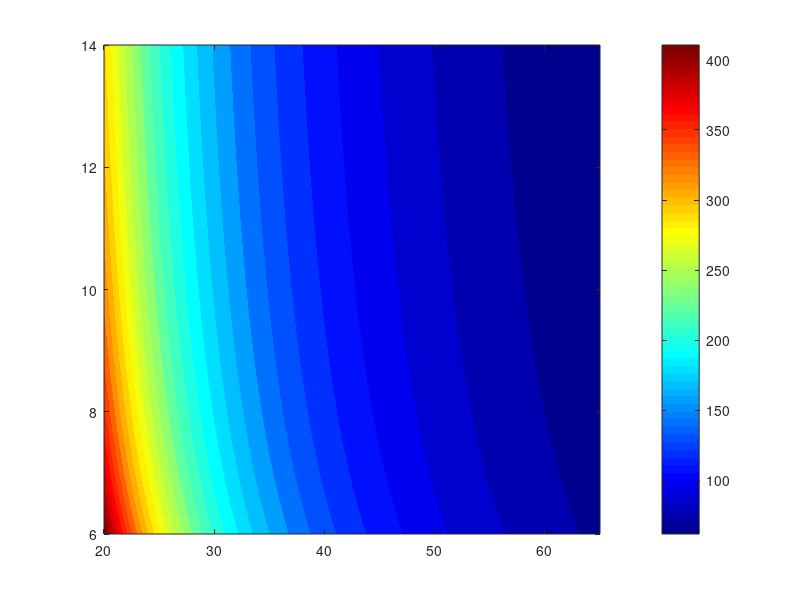

The MATLAB script that drew this image: (Note: this script raises an error after producing the figure.)
%% TakeoffDist.m
%{
Takeoff distance trade study for Arctic STOL aircraft.
Generates a contour heatmap of total takeoff distance as a function of
wing area (S) and aspect ratio (AR).

Takeoff distance is broken into two phases:
    d_To = d_Lo + d_climb

    d_Lo    : Ground roll from rest to liftoff speed V_Lo = 1.2*V_stall.
              Uses the Anderson energy method (factor 1.44).
              Thrust is derived from shaft power at V_avg = 0.7*V_Lo, so
              T_A varies at every (AR, S) cell as V_Lo changes with S.
              Ground-effect reduction on induced drag (Raymer eq. 12.6).

    d_climb : Linearised constant-speed climb from liftoff to 50 ft obstacle
              clearance. Based on the excess-thrust rate-of-climb method.

CD0 in takeoff configuration is built up from:
    CD0_takeoff = CD0_clean + CD0_flaps
    CD0_flaps   = 0.0023 * flapSpanFraction * flapDeflection_deg

Method references:
    Anderson, "Introduction to Flight", Ch. 6 (Takeoff Performance)
    Raymer,   "Aircraft Design: A Conceptual Approach", Ch. 12 & 17

ITERATION NOTE:
    W_To, SHP, CD0_clean, and CL_max_TO are estimates at this stage.
    Re-run this script every weight loop iteration as these values converge.
%}

clear; clc;

%% ============================================================
%%  SECTION 1 — USER INPUTS  (update every design iteration)
%% ============================================================

% --- Weight ---
W_To = 40000;   % Max takeoff gross weight [N]
                 % Update each iteration as weight estimate refines

% --- Powerplant ---
% Shaft horsepower is the primary engine sizing input for a turboprop.
% Converting to available propulsive power via propeller efficiency eta_prop.
SHP      = 1050;   % Total shaft horsepower, BOTH engines [hp]
                    % e.g. 2x PT6A-27 (~620 SHP each) → 1240 SHP
                    %      2x PT6A-20 (~578 SHP each) → 1156 SHP
                    % Refine after engine selection.
eta_prop = 0.80;   % Propeller efficiency during ground roll / initial climb
                    % 0.80 is a reasonable mid-range value for a fixed-pitch
                    % or coarse-pitch setting during the takeoff roll.
                    % Fine-pitch / variable-pitch props may reach 0.85 at V_Lo.

% Convert SHP to available shaft power [W], then to propulsive power [W]
P_shaft = SHP * 745.7;          % shaft power [W]  (1 hp = 745.7 W exactly)
P_A     = eta_prop * P_shaft;   % available propulsive power [W]
% NOTE: T_A = P_A / V is computed INSIDE the sweep loop because V_avg changes
% with S (via V_stall → V_Lo → V_avg = 0.7*V_Lo). This is the key difference
% from TradestudyTakeoff_S_AR.m, which used a fixed T_A for all cells.

% --- Drag: clean configuration ---
CD0_clean = 0.027;   % Parasite drag coefficient in clean (cruise) config [--]
                      % Typical for this aircraft class: 0.025–0.035.
                      % Refine after drag buildup (see Appendix A).

% --- Drag: flap contribution ---
% Empirical formula for flap parasite drag increment:
%   CD0_flaps = 0.0023 * (flapSpanFraction) * (flapDeflection_deg)
% Source: Raymer, "Aircraft Design: A Conceptual Approach", flap drag tables.
% This is a first-order estimate; a full drag polar (from Appendix A) will
% be more accurate once flap chord and hinge geometry are defined.
flapSpanFraction   = 0.80;   % Fraction of half-span covered by flaps [--]
                               % 0.80 means flaps extend over 80% of semi-span
flapDeflection_deg = 30;     % Flap deflection angle for takeoff setting [deg]
                               % Typical takeoff: 15–30 deg (partial flap)
                               % Do NOT use full landing deflection here
CD0_flaps   = 0.0023 * flapSpanFraction * flapDeflection_deg;   % [--]
CD0_takeoff = CD0_clean + CD0_flaps;   % Total parasite drag at takeoff [--]

% --- Lift: takeoff configuration ---
% CL_max_takeoff uses a 80% margin on the airfoil/flap CLmax per RFP §4.3.
% The base value 3.2 assumes an aggressive high-lift airfoil + Fowler flaps;
% update once airfoil selection is finalised.
CL_max_TO = 3.2 * 0.80;   % Aircraft CL_max in takeoff config [--] = 2.56

% --- Aerodynamic efficiency ---
e = 0.9;   % Oswald efficiency factor [--]
            % 0.9 for clean config per RFP; reduce to 0.8 if wing stores added

% --- Wing height above ground (ground-effect correction) ---
% Raymer eq. 12.6: phi → 0 deep in ground effect (low wing height relative to span)
%                  phi → 1 out of ground effect (high wing)
% High-wing STOL configuration assumed.
h_wing = 3.0;   % Wing height above ground [m] — update from CAD geometry

% --- Rolling friction ---
% ⚠️  DESIGN PHILOSOPHY WARNING:
%     mu_r = 0.1 is used here as requested. Note that TakeoffDistance.m and
%     the constraint analysis (CA_TWvsWS_To_Land.m) both use mu_r = 0.40 for
%     gravel. Published values for gravel/unprepared surfaces are typically
%     0.04–0.10 (hard-packed) to 0.3–0.5 (soft/loose gravel).
%     mu_r = 0.4 in the other scripts appears excessively high for a hard-packed
%     gravel strip (more representative of soft sand or turf) and likely
%     over-penalises the ground roll.
%     mu_r = 0.1 (hard-packed gravel/compacted dirt) is more consistent with
%     published data for Arctic gravel strips (e.g., USAF AFSC runway friction
%     data for compacted gravel: mu_r ≈ 0.05–0.12).
%     RECOMMENDATION: resolve this discrepancy between scripts before finalising
%     the constraint analysis — it will significantly shift feasible region boundaries.
mu_r = 0.1;   % Rolling friction coefficient (hard-packed gravel, takeoff roll) [--]

% --- Heatmap sweep ranges ---
AR_range = linspace(6,  14, 80);   % Aspect ratio sweep [--]
S_range  = linspace(20, 65, 80);   % Wing reference area [m^2]

%% ============================================================
%%  SECTION 2 — DERIVED PARAMETERS AND CONSOLE HEADER
%% ============================================================

g     = 9.81;    % gravitational acceleration [m/s^2]
rho   = 1.225;   % sea-level ISA air density [kg/m^3]
h_obs = 15.24;   % 50 ft obstacle in metres [m]

d_To_req  = 152.4;   % 500 ft field-length requirement [m]
d_To_marg = 152.4 * 0.90;   % 10% design margin target (= 137.2 m) [m]

fprintf('=== TakeoffDist.m — Parameter Summary ===\n')
fprintf('  W_To          : %6.0f N  (%.0f kg)\n',   W_To, W_To/g)
fprintf('  SHP (total)   : %6.0f hp  →  P_shaft = %.1f kW\n', SHP, P_shaft/1e3)
fprintf('  eta_prop      : %.2f  →  P_A = %.1f kW\n', eta_prop, P_A/1e3)
fprintf('  CD0_clean     : %.4f\n', CD0_clean)
fprintf('  flapSpan%%     : %.0f%%\n', flapSpanFraction*100)
fprintf('  flapDeflect   : %.0f deg\n', flapDeflection_deg)
fprintf('  CD0_flaps     : %.4f  (= 0.0023 × %.2f × %.0f)\n', ...
    CD0_flaps, flapSpanFraction, flapDeflection_deg)
fprintf('  CD0_takeoff   : %.4f  (clean + flaps)\n', CD0_takeoff)
fprintf('  CL_max_TO     : %.3f  (= 3.2 × 0.80)\n', CL_max_TO)
fprintf('  e             : %.2f\n', e)
fprintf('  h_wing        : %.1f m\n', h_wing)
fprintf('  mu_r          : %.2f  (hard-packed gravel)\n', mu_r)
fprintf('  d_req         : %.1f m  (500 ft)\n', d_To_req)
fprintf('  d_margin      : %.1f m  (~10%% margin)\n\n', d_To_marg)

%% ============================================================
%%  SECTION 3 — TAKEOFF DISTANCE SWEEP  (AR x S double loop)
%% ============================================================

d_To_map    = zeros(length(AR_range), length(S_range));
d_Lo_map    = zeros(length(AR_range), length(S_range));    % component breakout
d_climb_map = zeros(length(AR_range), length(S_range));    % component breakout
T_A_map     = zeros(length(AR_range), length(S_range));    % available thrust map

for i = 1:length(AR_range)
    for j = 1:length(S_range)

        AR = AR_range(i);
        S  = S_range(j);

        % Wing span and induced drag factor
        b = sqrt(AR * S);            % wing span [m]
        k = 1 / (pi * AR * e);      % induced drag factor [--]

        % ---- GROUND-EFFECT CORRECTION ----
        % Raymer eq. 12.6: reduces induced drag while wing is near the ground.
        % phi → 0 means large ground-effect benefit (low h_wing / large span)
        % phi → 1 means no ground effect (high wing or long span)
        phi = (16*h_wing/b)^2 / ((16*h_wing/b)^2 + 1);   % [--]

        % ---- CHARACTERISTIC SPEEDS ----
        % Stall speed at takeoff weight, sea-level, full-flap CL_max
        V_stall = sqrt(2*W_To / (rho*S*CL_max_TO));   % [m/s]

        % Liftoff speed per FAR Part 23: V_Lo = 1.2 * V_stall
        V_Lo = 1.2 * V_stall;   % [m/s]

        % Average ground roll speed (energy method): V_avg = 0.7 * V_Lo
        % This is the speed at which all average forces are evaluated
        V_avg = 0.7 * V_Lo;   % [m/s]

        % ---- AVAILABLE THRUST (speed-dependent) ----
        % For a constant-power turboprop: T = P_A / V
        % Thrust is evaluated at V_avg because that is the representative
        % speed over the entire ground roll (energy method assumption).
        % IMPORTANT: This T_A will be different for every (AR, S) cell
        % because V_Lo (and thus V_avg) changes with S through V_stall.
        % Larger S → lower V_stall → lower V_avg → higher T_A.
        % This captures the physical behaviour of a constant-power engine:
        % it produces more thrust at lower speeds, benefiting larger wings.
        T_A = P_A / V_avg;   % available thrust at V_avg [N]

        % ---- DYNAMIC PRESSURES ----
        q_avg = 0.5 * rho * V_avg^2;   % at average ground roll speed [Pa]
        q_Lo  = 0.5 * rho * V_Lo^2;   % at liftoff speed [Pa]

        % ---- AERODYNAMIC FORCES DURING GROUND ROLL ----
        % Lift at V_avg — reduces normal force and therefore rolling friction
        L_avg = q_avg * S * CL_max_TO;   % [N]

        % Drag at V_avg — includes ground-effect correction (phi) on induced drag
        % phi < 1 reduces k_eff → lower induced drag in ground effect → less drag
        D_gnd = q_avg*S*CD0_takeoff + phi*k*W_To^2/(q_avg*S);   % [N]

        % ---- NET GROUND ROLL FORCE ----
        % Net propulsive force: thrust minus aero drag minus rolling friction.
        % Rolling friction acts on the effective normal force (W - L), which
        % decreases as lift builds — the benefit of high CL_max on takeoff.
        F_net = T_A - D_gnd - mu_r*(W_To - L_avg);   % [N]

        if F_net <= 0
            % Cannot accelerate to V_Lo — cell is infeasible (underpowered /
            % too small a wing for this weight and rolling friction)
            d_To_map(i,j)    = Inf;
            d_Lo_map(i,j)    = Inf;
            d_climb_map(i,j) = Inf;
            T_A_map(i,j)     = T_A;
            continue   % skip to next cell
        end

        % ---- GROUND ROLL DISTANCE (Anderson energy method) ----
        % d_Lo = 1.44 * W^2 / (rho * g * S * CL_max * F_net_avg)
        % Factor 1.44 accounts for the integral from V=0 to V=V_Lo,
        % assuming F_net is approximately constant at its V_avg value.
        d_Lo = (1.44 * W_To^2) / (rho * g * S * CL_max_TO * F_net);   % [m]

        % ---- AERODYNAMIC FORCES AT LIFTOFF (for climb segment) ----
        % Ground effect is neglected at liftoff (conservative — more drag,
        % less climb performance). Thrust re-evaluated at V_Lo for the climb.
        T_A_Lo   = P_A / V_Lo;                                        % thrust at V_Lo [N]
        D_Lo     = q_Lo*S*CD0_takeoff + k*W_To^2/(q_Lo*S);           % drag at V_Lo [N]
        T_excess = T_A_Lo - D_Lo;                                     % excess thrust [N]

        if T_excess <= 0
            % Insufficient excess thrust to sustain climb at V_Lo
            d_To_map(i,j)    = Inf;
            d_Lo_map(i,j)    = d_Lo;
            d_climb_map(i,j) = Inf;
            T_A_map(i,j)     = T_A;
            continue
        end

        % ---- CLIMB DISTANCE TO CLEAR 50 FT OBSTACLE ----
        % Rate of climb from excess-thrust method at V_Lo:
        %   ROC = V_Lo * T_excess / W_To
        % Horizontal distance to climb h_obs at constant V_Lo:
        %   d_climb = h_obs * V_Lo / ROC = h_obs * W_To / T_excess
        ROC     = V_Lo * T_excess / W_To;   % rate of climb [m/s]
        d_climb = h_obs * V_Lo / ROC;       % obstacle clearance distance [m]

        % ---- TOTAL TAKEOFF FIELD LENGTH ----
        d_To_map(i,j)    = d_Lo + d_climb;
        d_Lo_map(i,j)    = d_Lo;
        d_climb_map(i,j) = d_climb;
        T_A_map(i,j)     = T_A;   % store for diagnostics

    end
end

%% ============================================================
%%  SECTION 4 — HEATMAP PLOT
%% ============================================================

% Cap Inf values for colour scaling — cells above d_cap are infeasible
d_cap  = 600;
d_plot = min(d_To_map, d_cap);

[S_grid, AR_grid] = meshgrid(S_range, AR_range);

figure('Name', 'Takeoff Distance Heatmap', 'Position', [100 100 900 650]);

% Filled colour field — use contourf to match LandingDist.m style
contourf(S_grid, AR_grid, d_plot, 30, 'LineColor', 'none');
colormap(jet);
cb = colorbar;
cb.Label.String = 'Takeoff Distance  d_{TO}  [m]';
cb.FontSize = 11;
clim([50 200]);   % fix colour axis: 0 m (blue) to 200 m (red); cells above 200 m saturate red
hold on;

% Labelled contour lines for readability
[C_all, h_all] = contour(S_grid, AR_grid, d_To_map, 10, ...
    'LineColor', [0.15 0.15 0.15], 'LineWidth', 0.7);
clabel(C_all, h_all, 'FontSize', 8, 'Color', [0.1 0.1 0.1]);

% 500 ft (152.4 m) requirement boundary — primary design constraint
[C_req, h_req] = contour(S_grid, AR_grid, d_To_map, ...
    [d_To_req d_To_req], 'r-', 'LineWidth', 2.5);
clabel(C_req, h_req, 'FontSize', 10, 'Color', 'r', ...
    'FontWeight', 'bold', 'LabelSpacing', 300);

% 10% design margin contour in white dashed
[C_marg, h_marg] = contour(S_grid, AR_grid, d_To_map, ...
    [d_To_marg d_To_marg], 'w--', 'LineWidth', 1.8);
clabel(C_marg, h_marg, 'FontSize', 9, 'Color', 'w', 'LabelSpacing', 300);

xlabel('Wing Reference Area,  S  [m^2]', 'FontSize', 12);
ylabel('Aspect Ratio,  AR',              'FontSize', 12);
title({sprintf('Takeoff Distance [m]  |  W_{TO} = %.1f kN,  P_A = %.0f kW  (%.0f SHP × \\eta_{prop}=%.2f)', ...
        W_To/1e3, P_A/1e3, SHP, eta_prop), ...
       sprintf('CL_{max,TO} = %.3f  (3.2×0.80),  CD0_{TO} = %.4f  (clean %.4f + flap %.4f),  \\mu_r = %.2f', ...
        CL_max_TO, CD0_takeoff, CD0_clean, CD0_flaps, mu_r)}, ...
    'FontSize', 10);

h_r = plot(NaN, NaN, 'r-',  'LineWidth', 2.5);
h_m = plot(NaN, NaN, 'w--', 'LineWidth', 1.8);
legend([h_r, h_m], ...
    {sprintf('500 ft limit  (%.1f m)', d_To_req), ...
     sprintf('10%% margin target  (%.0f m)', d_To_marg)}, ...
    'Location', 'northeast', 'FontSize', 10);

annotation('textbox', [0.12 0.01 0.78 0.035], ...
    'String', ['NOTE: W_{TO}, SHP, CD0, CL_{max} are preliminary estimates. ' ...
               'Re-run after each weight loop iteration and engine selection.'], ...
    'FontSize', 8, 'EdgeColor', 'none', 'HorizontalAlignment', 'center', ...
    'Color', [0.35 0.35 0.35]);

hold off;

%% ============================================================
%%  SECTION 5 — PRINTED SUMMARY
%% ============================================================

fprintf('=== Takeoff Distance Results ===\n')
fprintf('  500 ft requirement    : <= %.1f m\n',  d_To_req)
fprintf('  10%% margin target     : <= %.1f m\n', d_To_marg)

% Filter out Inf before computing min
feasible_vals = d_To_map(isfinite(d_To_map));
if ~isempty(feasible_vals)
    fprintf('  Min distance (sweep)  : %.1f m  (%.0f ft)\n', ...
        min(feasible_vals), min(feasible_vals)/0.3048)
    fprintf('  Max finite distance   : %.1f m  (%.0f ft)\n', ...
        max(feasible_vals), max(feasible_vals)/0.3048)
    n_pass = nnz(d_To_map(:) <= d_To_req);
    n_tot  = numel(d_To_map);
    fprintf('  Feasible cells        : %d / %d  (%.0f%%)\n\n', ...
        n_pass, n_tot, 100*n_pass/n_tot)
else
    fprintf('  WARNING: No feasible cells found. Check SHP and W_To.\n\n')
end

% Mid-range sample point — component breakdown printed to command window
AR_s = AR_range(round(end/2));
S_s  = S_range(round(end/2));
b_s  = sqrt(AR_s * S_s);
k_s  = 1/(pi*AR_s*e);
phi_s = (16*h_wing/b_s)^2 / ((16*h_wing/b_s)^2 + 1);
Vs_s  = sqrt(2*W_To/(rho*S_s*CL_max_TO));
VLo_s = 1.2*Vs_s;
Vav_s = 0.7*VLo_s;
TA_s  = P_A/Vav_s;
qav_s = 0.5*rho*Vav_s^2;
qLo_s = 0.5*rho*VLo_s^2;
La_s  = qav_s*S_s*CL_max_TO;
Dg_s  = qav_s*S_s*CD0_takeoff + phi_s*k_s*W_To^2/(qav_s*S_s);
Fn_s  = TA_s - Dg_s - mu_r*(W_To - La_s);
TALo_s = P_A/VLo_s;
DLo_s  = qLo_s*S_s*CD0_takeoff + k_s*W_To^2/(qLo_s*S_s);
Tex_s  = TALo_s - DLo_s;

fprintf('  --- Sample point: AR = %.1f, S = %.1f m^2 ---\n', AR_s, S_s)
fprintf('  b             = %.2f m\n',      b_s)
fprintf('  phi (GE)      = %.4f\n',        phi_s)
fprintf('  V_stall       = %.2f m/s  (%.1f kts)\n', Vs_s,  Vs_s/0.5144)
fprintf('  V_Lo          = %.2f m/s  (%.1f kts)\n', VLo_s, VLo_s/0.5144)
fprintf('  V_avg         = %.2f m/s  (%.1f kts)\n', Vav_s, Vav_s/0.5144)
fprintf('  T_A (V_avg)   = %.1f N  (%.2f kN)\n',   TA_s,  TA_s/1e3)
fprintf('  T_A (V_Lo)    = %.1f N  (%.2f kN)\n',   TALo_s,TALo_s/1e3)
fprintf('  F_net (avg)   = %.1f N\n', Fn_s)
if Fn_s > 0
    dLo_s   = 1.44*W_To^2/(rho*g*S_s*CL_max_TO*Fn_s);
    if Tex_s > 0
        ROC_s   = VLo_s*Tex_s/W_To;
        dCl_s   = h_obs*VLo_s/ROC_s;
        fprintf('  d_Lo (ground) = %.1f m  (%.0f ft)\n', dLo_s, dLo_s/0.3048)
        fprintf('  ROC at V_Lo   = %.2f m/s  (%.0f ft/min)\n', ROC_s, ROC_s/0.00508)
        fprintf('  d_climb       = %.1f m  (%.0f ft)\n', dCl_s, dCl_s/0.3048)
        fprintf('  d_To TOTAL    = %.1f m  (%.0f ft)\n', dLo_s+dCl_s, (dLo_s+dCl_s)/0.3048)
        if dLo_s+dCl_s <= d_To_req
            fprintf('  STATUS: PASS  (%.1f m below limit)\n', d_To_req-(dLo_s+dCl_s))
        else
            fprintf('  STATUS: FAIL  (%.1f m over limit)\n', (dLo_s+dCl_s)-d_To_req)
        end
    else
        fprintf('  STATUS: INFEASIBLE — insufficient climb thrust at V_Lo\n')
    end
else
    fprintf('  STATUS: INFEASIBLE — insufficient net force for ground roll\n')
end
